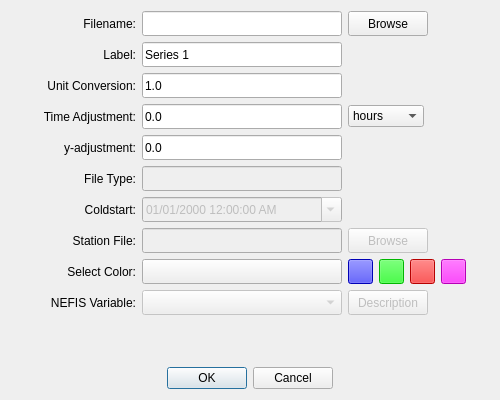
<?xml version="1.0" encoding="UTF-8"?>
<ui version="4.0">
 <comment>
//-------------------------------GPL-------------------------------------//
//
// MetOcean Viewer - A simple interface for viewing hydrodynamic model data
// Copyright (C) 2015  Zach Cobell
//
// This program is free software: you can redistribute it and/or modify
// it under the terms of the GNU General Public License as published by
// the Free Software Foundation, either version 3 of the License, or
// (at your option) any later version.
//
// This program is distributed in the hope that it will be useful,
// but WITHOUT ANY WARRANTY; without even the implied warranty of
// MERCHANTABILITY or FITNESS FOR A PARTICULAR PURPOSE.  See the
// GNU General Public License for more details.
//
// You should have received a copy of the GNU General Public License
// along with this program.  If not, see http://www.gnu.org/licenses/.
//
//-----------------------------------------------------------------------//
</comment>
 <class>add_imeds_data</class>
 <widget class="QDialog" name="add_imeds_data">
  <property name="windowModality">
   <enum>Qt::WindowModal</enum>
  </property>
  <property name="geometry">
   <rect>
    <x>0</x>
    <y>0</y>
    <width>500</width>
    <height>400</height>
   </rect>
  </property>
  <property name="sizePolicy">
   <sizepolicy hsizetype="Fixed" vsizetype="Fixed">
    <horstretch>0</horstretch>
    <verstretch>0</verstretch>
   </sizepolicy>
  </property>
  <property name="minimumSize">
   <size>
    <width>500</width>
    <height>400</height>
   </size>
  </property>
  <property name="maximumSize">
   <size>
    <width>500</width>
    <height>400</height>
   </size>
  </property>
  <property name="windowTitle">
   <string>Add Timeseries Data</string>
  </property>
  <property name="windowIcon">
   <iconset>
    <normaloff>:/rsc/img/icon.png</normaloff>:/rsc/img/icon.png</iconset>
  </property>
  <layout class="QVBoxLayout" name="verticalLayout">
   <item>
    <layout class="QHBoxLayout" name="horizontalLayout">
     <item>
      <widget class="QLabel" name="label_filename">
       <property name="minimumSize">
        <size>
         <width>125</width>
         <height>25</height>
        </size>
       </property>
       <property name="maximumSize">
        <size>
         <width>125</width>
         <height>25</height>
        </size>
       </property>
       <property name="text">
        <string>Filename:</string>
       </property>
       <property name="alignment">
        <set>Qt::AlignRight|Qt::AlignTrailing|Qt::AlignVCenter</set>
       </property>
      </widget>
     </item>
     <item>
      <widget class="QLineEdit" name="text_filename">
       <property name="sizePolicy">
        <sizepolicy hsizetype="Fixed" vsizetype="Fixed">
         <horstretch>0</horstretch>
         <verstretch>0</verstretch>
        </sizepolicy>
       </property>
       <property name="minimumSize">
        <size>
         <width>200</width>
         <height>25</height>
        </size>
       </property>
       <property name="maximumSize">
        <size>
         <width>200</width>
         <height>25</height>
        </size>
       </property>
       <property name="readOnly">
        <bool>true</bool>
       </property>
       <property name="clearButtonEnabled">
        <bool>false</bool>
       </property>
      </widget>
     </item>
     <item>
      <widget class="QPushButton" name="browse_filebrowse">
       <property name="sizePolicy">
        <sizepolicy hsizetype="Fixed" vsizetype="Fixed">
         <horstretch>0</horstretch>
         <verstretch>0</verstretch>
        </sizepolicy>
       </property>
       <property name="minimumSize">
        <size>
         <width>75</width>
         <height>25</height>
        </size>
       </property>
       <property name="text">
        <string>Browse</string>
       </property>
      </widget>
     </item>
     <item>
      <spacer name="horizontalSpacer">
       <property name="orientation">
        <enum>Qt::Horizontal</enum>
       </property>
       <property name="sizeHint" stdset="0">
        <size>
         <width>40</width>
         <height>20</height>
        </size>
       </property>
      </spacer>
     </item>
    </layout>
   </item>
   <item>
    <layout class="QHBoxLayout" name="horizontalLayout_2">
     <item>
      <widget class="QLabel" name="label_seriesname">
       <property name="minimumSize">
        <size>
         <width>125</width>
         <height>25</height>
        </size>
       </property>
       <property name="maximumSize">
        <size>
         <width>125</width>
         <height>25</height>
        </size>
       </property>
       <property name="text">
        <string>Label:</string>
       </property>
       <property name="alignment">
        <set>Qt::AlignRight|Qt::AlignTrailing|Qt::AlignVCenter</set>
       </property>
      </widget>
     </item>
     <item>
      <widget class="QLineEdit" name="text_seriesname">
       <property name="minimumSize">
        <size>
         <width>200</width>
         <height>25</height>
        </size>
       </property>
       <property name="maximumSize">
        <size>
         <width>200</width>
         <height>25</height>
        </size>
       </property>
       <property name="text">
        <string>Series 1</string>
       </property>
      </widget>
     </item>
     <item>
      <spacer name="horizontalSpacer_2">
       <property name="orientation">
        <enum>Qt::Horizontal</enum>
       </property>
       <property name="sizeHint" stdset="0">
        <size>
         <width>40</width>
         <height>20</height>
        </size>
       </property>
      </spacer>
     </item>
    </layout>
   </item>
   <item>
    <layout class="QHBoxLayout" name="horizontalLayout_3">
     <item>
      <widget class="QLabel" name="label_unitconvert">
       <property name="minimumSize">
        <size>
         <width>125</width>
         <height>25</height>
        </size>
       </property>
       <property name="maximumSize">
        <size>
         <width>125</width>
         <height>25</height>
        </size>
       </property>
       <property name="text">
        <string>Unit Conversion:</string>
       </property>
       <property name="alignment">
        <set>Qt::AlignRight|Qt::AlignTrailing|Qt::AlignVCenter</set>
       </property>
      </widget>
     </item>
     <item>
      <widget class="QLineEdit" name="text_unitconvert">
       <property name="minimumSize">
        <size>
         <width>200</width>
         <height>25</height>
        </size>
       </property>
       <property name="maximumSize">
        <size>
         <width>200</width>
         <height>25</height>
        </size>
       </property>
       <property name="inputMask">
        <string/>
       </property>
       <property name="text">
        <string>1.0</string>
       </property>
      </widget>
     </item>
     <item>
      <spacer name="horizontalSpacer_3">
       <property name="orientation">
        <enum>Qt::Horizontal</enum>
       </property>
       <property name="sizeHint" stdset="0">
        <size>
         <width>40</width>
         <height>20</height>
        </size>
       </property>
      </spacer>
     </item>
    </layout>
   </item>
   <item>
    <layout class="QHBoxLayout" name="horizontalLayout_4">
     <item>
      <widget class="QLabel" name="label_xadjust">
       <property name="minimumSize">
        <size>
         <width>125</width>
         <height>25</height>
        </size>
       </property>
       <property name="maximumSize">
        <size>
         <width>125</width>
         <height>25</height>
        </size>
       </property>
       <property name="text">
        <string> Time Adjustment:</string>
       </property>
       <property name="alignment">
        <set>Qt::AlignRight|Qt::AlignTrailing|Qt::AlignVCenter</set>
       </property>
      </widget>
     </item>
     <item>
      <widget class="QLineEdit" name="text_xadjust">
       <property name="minimumSize">
        <size>
         <width>200</width>
         <height>25</height>
        </size>
       </property>
       <property name="maximumSize">
        <size>
         <width>200</width>
         <height>25</height>
        </size>
       </property>
       <property name="inputMask">
        <string/>
       </property>
       <property name="text">
        <string>0.0</string>
       </property>
      </widget>
     </item>
     <item>
      <widget class="QComboBox" name="combo_timeSelect">
       <property name="currentIndex">
        <number>2</number>
       </property>
       <item>
        <property name="text">
         <string>seconds</string>
        </property>
       </item>
       <item>
        <property name="text">
         <string>minutes</string>
        </property>
       </item>
       <item>
        <property name="text">
         <string>hours</string>
        </property>
       </item>
       <item>
        <property name="text">
         <string>days</string>
        </property>
       </item>
      </widget>
     </item>
     <item>
      <spacer name="horizontalSpacer_4">
       <property name="orientation">
        <enum>Qt::Horizontal</enum>
       </property>
       <property name="sizeHint" stdset="0">
        <size>
         <width>40</width>
         <height>20</height>
        </size>
       </property>
      </spacer>
     </item>
    </layout>
   </item>
   <item>
    <layout class="QHBoxLayout" name="horizontalLayout_5">
     <item>
      <widget class="QLabel" name="label_yadjust">
       <property name="minimumSize">
        <size>
         <width>125</width>
         <height>25</height>
        </size>
       </property>
       <property name="maximumSize">
        <size>
         <width>125</width>
         <height>25</height>
        </size>
       </property>
       <property name="text">
        <string>y-adjustment:</string>
       </property>
       <property name="alignment">
        <set>Qt::AlignRight|Qt::AlignTrailing|Qt::AlignVCenter</set>
       </property>
      </widget>
     </item>
     <item>
      <widget class="QLineEdit" name="text_yadjust">
       <property name="minimumSize">
        <size>
         <width>200</width>
         <height>25</height>
        </size>
       </property>
       <property name="maximumSize">
        <size>
         <width>200</width>
         <height>25</height>
        </size>
       </property>
       <property name="inputMask">
        <string/>
       </property>
       <property name="text">
        <string>0.0</string>
       </property>
      </widget>
     </item>
     <item>
      <spacer name="horizontalSpacer_5">
       <property name="orientation">
        <enum>Qt::Horizontal</enum>
       </property>
       <property name="sizeHint" stdset="0">
        <size>
         <width>40</width>
         <height>20</height>
        </size>
       </property>
      </spacer>
     </item>
    </layout>
   </item>
   <item>
    <layout class="QHBoxLayout" name="horizontalLayout_6">
     <item>
      <widget class="QLabel" name="label_filetype">
       <property name="enabled">
        <bool>true</bool>
       </property>
       <property name="minimumSize">
        <size>
         <width>125</width>
         <height>25</height>
        </size>
       </property>
       <property name="maximumSize">
        <size>
         <width>125</width>
         <height>25</height>
        </size>
       </property>
       <property name="text">
        <string>File Type:</string>
       </property>
       <property name="alignment">
        <set>Qt::AlignRight|Qt::AlignTrailing|Qt::AlignVCenter</set>
       </property>
      </widget>
     </item>
     <item>
      <widget class="QLineEdit" name="text_filetype">
       <property name="enabled">
        <bool>false</bool>
       </property>
       <property name="minimumSize">
        <size>
         <width>200</width>
         <height>25</height>
        </size>
       </property>
       <property name="maximumSize">
        <size>
         <width>200</width>
         <height>25</height>
        </size>
       </property>
       <property name="inputMask">
        <string/>
       </property>
       <property name="text">
        <string/>
       </property>
      </widget>
     </item>
     <item>
      <spacer name="horizontalSpacer_6">
       <property name="orientation">
        <enum>Qt::Horizontal</enum>
       </property>
       <property name="sizeHint" stdset="0">
        <size>
         <width>40</width>
         <height>20</height>
        </size>
       </property>
      </spacer>
     </item>
    </layout>
   </item>
   <item>
    <layout class="QHBoxLayout" name="horizontalLayout_7">
     <item>
      <widget class="QLabel" name="label_coldstart">
       <property name="minimumSize">
        <size>
         <width>125</width>
         <height>25</height>
        </size>
       </property>
       <property name="maximumSize">
        <size>
         <width>125</width>
         <height>25</height>
        </size>
       </property>
       <property name="text">
        <string>Coldstart:</string>
       </property>
       <property name="alignment">
        <set>Qt::AlignRight|Qt::AlignTrailing|Qt::AlignVCenter</set>
       </property>
      </widget>
     </item>
     <item>
      <widget class="QDateTimeEdit" name="date_coldstart">
       <property name="enabled">
        <bool>false</bool>
       </property>
       <property name="minimumSize">
        <size>
         <width>200</width>
         <height>25</height>
        </size>
       </property>
       <property name="maximumSize">
        <size>
         <width>200</width>
         <height>25</height>
        </size>
       </property>
       <property name="displayFormat">
        <string>MM/dd/yyyy hh:mm:ss AP</string>
       </property>
       <property name="calendarPopup">
        <bool>true</bool>
       </property>
      </widget>
     </item>
     <item>
      <spacer name="horizontalSpacer_7">
       <property name="orientation">
        <enum>Qt::Horizontal</enum>
       </property>
       <property name="sizeHint" stdset="0">
        <size>
         <width>40</width>
         <height>20</height>
        </size>
       </property>
      </spacer>
     </item>
    </layout>
   </item>
   <item>
    <layout class="QHBoxLayout" name="horizontalLayout_8">
     <item>
      <widget class="QLabel" name="label_filename_2">
       <property name="minimumSize">
        <size>
         <width>125</width>
         <height>25</height>
        </size>
       </property>
       <property name="maximumSize">
        <size>
         <width>125</width>
         <height>25</height>
        </size>
       </property>
       <property name="text">
        <string>Station File:</string>
       </property>
       <property name="alignment">
        <set>Qt::AlignRight|Qt::AlignTrailing|Qt::AlignVCenter</set>
       </property>
      </widget>
     </item>
     <item>
      <widget class="QLineEdit" name="text_stationfile">
       <property name="enabled">
        <bool>false</bool>
       </property>
       <property name="sizePolicy">
        <sizepolicy hsizetype="Fixed" vsizetype="Fixed">
         <horstretch>0</horstretch>
         <verstretch>0</verstretch>
        </sizepolicy>
       </property>
       <property name="minimumSize">
        <size>
         <width>200</width>
         <height>25</height>
        </size>
       </property>
       <property name="maximumSize">
        <size>
         <width>200</width>
         <height>25</height>
        </size>
       </property>
       <property name="readOnly">
        <bool>true</bool>
       </property>
       <property name="clearButtonEnabled">
        <bool>false</bool>
       </property>
      </widget>
     </item>
     <item>
      <widget class="QPushButton" name="browse_stationfile">
       <property name="enabled">
        <bool>false</bool>
       </property>
       <property name="sizePolicy">
        <sizepolicy hsizetype="Fixed" vsizetype="Fixed">
         <horstretch>0</horstretch>
         <verstretch>0</verstretch>
        </sizepolicy>
       </property>
       <property name="minimumSize">
        <size>
         <width>75</width>
         <height>25</height>
        </size>
       </property>
       <property name="text">
        <string>Browse</string>
       </property>
      </widget>
     </item>
     <item>
      <spacer name="horizontalSpacer_8">
       <property name="orientation">
        <enum>Qt::Horizontal</enum>
       </property>
       <property name="sizeHint" stdset="0">
        <size>
         <width>40</width>
         <height>20</height>
        </size>
       </property>
      </spacer>
     </item>
    </layout>
   </item>
   <item>
    <layout class="QHBoxLayout" name="horizontalLayout_9">
     <item>
      <widget class="QLabel" name="label_color">
       <property name="minimumSize">
        <size>
         <width>125</width>
         <height>25</height>
        </size>
       </property>
       <property name="maximumSize">
        <size>
         <width>125</width>
         <height>25</height>
        </size>
       </property>
       <property name="text">
        <string>Select Color:</string>
       </property>
       <property name="alignment">
        <set>Qt::AlignRight|Qt::AlignTrailing|Qt::AlignVCenter</set>
       </property>
      </widget>
     </item>
     <item>
      <widget class="QPushButton" name="button_seriesColor">
       <property name="minimumSize">
        <size>
         <width>200</width>
         <height>25</height>
        </size>
       </property>
       <property name="maximumSize">
        <size>
         <width>200</width>
         <height>25</height>
        </size>
       </property>
       <property name="text">
        <string/>
       </property>
      </widget>
     </item>
     <item>
      <widget class="QPushButton" name="button_presetColor1">
       <property name="minimumSize">
        <size>
         <width>25</width>
         <height>25</height>
        </size>
       </property>
       <property name="maximumSize">
        <size>
         <width>25</width>
         <height>25</height>
        </size>
       </property>
       <property name="styleSheet">
        <string notr="true">background-color: #0000ff</string>
       </property>
       <property name="text">
        <string/>
       </property>
      </widget>
     </item>
     <item>
      <widget class="QPushButton" name="button_presetColor2">
       <property name="minimumSize">
        <size>
         <width>25</width>
         <height>25</height>
        </size>
       </property>
       <property name="maximumSize">
        <size>
         <width>25</width>
         <height>25</height>
        </size>
       </property>
       <property name="styleSheet">
        <string notr="true">background-color: #00ff00</string>
       </property>
       <property name="text">
        <string/>
       </property>
      </widget>
     </item>
     <item>
      <widget class="QPushButton" name="button_presetColor3">
       <property name="minimumSize">
        <size>
         <width>25</width>
         <height>25</height>
        </size>
       </property>
       <property name="maximumSize">
        <size>
         <width>25</width>
         <height>25</height>
        </size>
       </property>
       <property name="styleSheet">
        <string notr="true">background-color: #ff0000</string>
       </property>
       <property name="text">
        <string/>
       </property>
      </widget>
     </item>
     <item>
      <widget class="QPushButton" name="button_presetColor4">
       <property name="minimumSize">
        <size>
         <width>25</width>
         <height>25</height>
        </size>
       </property>
       <property name="maximumSize">
        <size>
         <width>25</width>
         <height>25</height>
        </size>
       </property>
       <property name="styleSheet">
        <string notr="true">background-color: #ff00ff</string>
       </property>
       <property name="text">
        <string/>
       </property>
      </widget>
     </item>
     <item>
      <spacer name="horizontalSpacer_9">
       <property name="orientation">
        <enum>Qt::Horizontal</enum>
       </property>
       <property name="sizeHint" stdset="0">
        <size>
         <width>40</width>
         <height>20</height>
        </size>
       </property>
      </spacer>
     </item>
    </layout>
   </item>
   <item>
    <layout class="QHBoxLayout" name="horizontalLayout_10">
     <item>
      <widget class="QLabel" name="label_nefisVariable">
       <property name="enabled">
        <bool>true</bool>
       </property>
       <property name="minimumSize">
        <size>
         <width>125</width>
         <height>25</height>
        </size>
       </property>
       <property name="maximumSize">
        <size>
         <width>125</width>
         <height>25</height>
        </size>
       </property>
       <property name="text">
        <string>NEFIS Variable:</string>
       </property>
       <property name="alignment">
        <set>Qt::AlignRight|Qt::AlignTrailing|Qt::AlignVCenter</set>
       </property>
      </widget>
     </item>
     <item>
      <widget class="QComboBox" name="combo_nefisVariable">
       <property name="enabled">
        <bool>false</bool>
       </property>
       <property name="minimumSize">
        <size>
         <width>200</width>
         <height>25</height>
        </size>
       </property>
       <property name="maximumSize">
        <size>
         <width>200</width>
         <height>25</height>
        </size>
       </property>
      </widget>
     </item>
     <item>
      <widget class="QPushButton" name="button_nefisDescription">
       <property name="enabled">
        <bool>false</bool>
       </property>
       <property name="minimumSize">
        <size>
         <width>0</width>
         <height>25</height>
        </size>
       </property>
       <property name="maximumSize">
        <size>
         <width>16777215</width>
         <height>25</height>
        </size>
       </property>
       <property name="text">
        <string>Description</string>
       </property>
      </widget>
     </item>
     <item>
      <spacer name="horizontalSpacer_10">
       <property name="orientation">
        <enum>Qt::Horizontal</enum>
       </property>
       <property name="sizeHint" stdset="0">
        <size>
         <width>40</width>
         <height>20</height>
        </size>
       </property>
      </spacer>
     </item>
    </layout>
   </item>
   <item>
    <spacer name="verticalSpacer">
     <property name="orientation">
      <enum>Qt::Vertical</enum>
     </property>
     <property name="sizeHint" stdset="0">
      <size>
       <width>20</width>
       <height>19</height>
      </size>
     </property>
    </spacer>
   </item>
   <item>
    <widget class="QDialogButtonBox" name="buttonBox">
     <property name="orientation">
      <enum>Qt::Horizontal</enum>
     </property>
     <property name="standardButtons">
      <set>QDialogButtonBox::Cancel|QDialogButtonBox::Ok</set>
     </property>
     <property name="centerButtons">
      <bool>true</bool>
     </property>
    </widget>
   </item>
  </layout>
 </widget>
 <resources/>
 <connections>
  <connection>
   <sender>buttonBox</sender>
   <signal>accepted()</signal>
   <receiver>add_imeds_data</receiver>
   <slot>accept()</slot>
   <hints>
    <hint type="sourcelabel">
     <x>248</x>
     <y>254</y>
    </hint>
    <hint type="destinationlabel">
     <x>157</x>
     <y>274</y>
    </hint>
   </hints>
  </connection>
  <connection>
   <sender>buttonBox</sender>
   <signal>rejected()</signal>
   <receiver>add_imeds_data</receiver>
   <slot>reject()</slot>
   <hints>
    <hint type="sourcelabel">
     <x>316</x>
     <y>260</y>
    </hint>
    <hint type="destinationlabel">
     <x>286</x>
     <y>274</y>
    </hint>
   </hints>
  </connection>
 </connections>
</ui>
